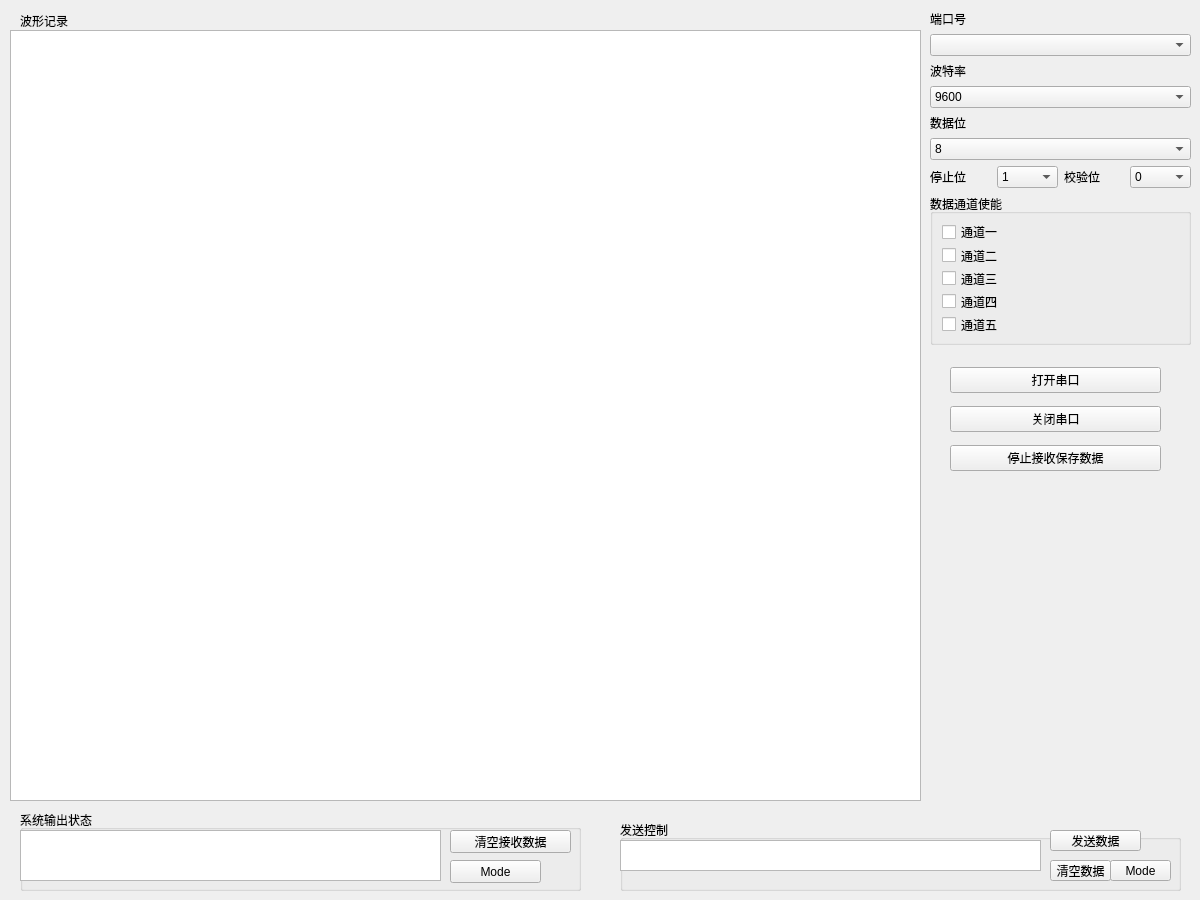
<?xml version="1.0" encoding="UTF-8"?>
<ui version="4.0">
 <class>Widget</class>
 <widget class="QWidget" name="Widget">
  <property name="geometry">
   <rect>
    <x>0</x>
    <y>0</y>
    <width>1200</width>
    <height>900</height>
   </rect>
  </property>
  <property name="maximumSize">
   <size>
    <width>1200</width>
    <height>1100</height>
   </size>
  </property>
  <property name="windowTitle">
   <string>Widget</string>
  </property>
  <widget class="QLabel" name="label">
   <property name="geometry">
    <rect>
     <x>20</x>
     <y>10</y>
     <width>71</width>
     <height>21</height>
    </rect>
   </property>
   <property name="text">
    <string>波形记录</string>
   </property>
  </widget>
  <widget class="QWidget" name="verticalLayoutWidget_5">
   <property name="geometry">
    <rect>
     <x>950</x>
     <y>360</y>
     <width>211</width>
     <height>121</height>
    </rect>
   </property>
   <layout class="QVBoxLayout" name="contore">
    <item>
     <widget class="QPushButton" name="open_port">
      <property name="text">
       <string>打开串口</string>
      </property>
     </widget>
    </item>
    <item>
     <widget class="QPushButton" name="close_port">
      <property name="text">
       <string>关闭串口</string>
      </property>
     </widget>
    </item>
    <item>
     <widget class="QPushButton" name="save_data">
      <property name="text">
       <string>停止接收保存数据</string>
      </property>
     </widget>
    </item>
   </layout>
  </widget>
  <widget class="QGroupBox" name="datasend">
   <property name="geometry">
    <rect>
     <x>620</x>
     <y>820</y>
     <width>561</width>
     <height>71</height>
    </rect>
   </property>
   <property name="title">
    <string>发送控制</string>
   </property>
   <widget class="QTextEdit" name="send_text_window">
    <property name="geometry">
     <rect>
      <x>0</x>
      <y>20</y>
      <width>421</width>
      <height>31</height>
     </rect>
    </property>
   </widget>
   <widget class="QPushButton" name="send_button">
    <property name="geometry">
     <rect>
      <x>430</x>
      <y>10</y>
      <width>91</width>
      <height>21</height>
     </rect>
    </property>
    <property name="text">
     <string>发送数据</string>
    </property>
   </widget>
   <widget class="QPushButton" name="clear_button_1">
    <property name="geometry">
     <rect>
      <x>430</x>
      <y>40</y>
      <width>61</width>
      <height>21</height>
     </rect>
    </property>
    <property name="text">
     <string>清空数据</string>
    </property>
   </widget>
   <widget class="QPushButton" name="send_modl">
    <property name="geometry">
     <rect>
      <x>490</x>
      <y>40</y>
      <width>61</width>
      <height>21</height>
     </rect>
    </property>
    <property name="text">
     <string>Mode</string>
    </property>
   </widget>
  </widget>
  <widget class="QGroupBox" name="groupBox">
   <property name="geometry">
    <rect>
     <x>20</x>
     <y>810</y>
     <width>561</width>
     <height>81</height>
    </rect>
   </property>
   <property name="title">
    <string>系统输出状态</string>
   </property>
   <widget class="QTextBrowser" name="Receive_text_window">
    <property name="geometry">
     <rect>
      <x>0</x>
      <y>20</y>
      <width>421</width>
      <height>51</height>
     </rect>
    </property>
   </widget>
   <widget class="QPushButton" name="clear_button2">
    <property name="geometry">
     <rect>
      <x>430</x>
      <y>20</y>
      <width>121</width>
      <height>23</height>
     </rect>
    </property>
    <property name="text">
     <string>清空接收数据</string>
    </property>
   </widget>
   <widget class="QPushButton" name="receive_modl">
    <property name="geometry">
     <rect>
      <x>430</x>
      <y>50</y>
      <width>91</width>
      <height>23</height>
     </rect>
    </property>
    <property name="text">
     <string>Mode</string>
    </property>
   </widget>
  </widget>
  <widget class="QWidget" name="verticalLayoutWidget_4">
   <property name="geometry">
    <rect>
     <x>930</x>
     <y>10</y>
     <width>261</width>
     <height>335</height>
    </rect>
   </property>
   <layout class="QVBoxLayout" name="verticalLayout_2">
    <item>
     <layout class="QVBoxLayout" name="port">
      <item>
       <widget class="QLabel" name="label_2">
        <property name="text">
         <string>端口号</string>
        </property>
       </widget>
      </item>
      <item>
       <widget class="QComboBox" name="com"/>
      </item>
     </layout>
    </item>
    <item>
     <layout class="QVBoxLayout" name="botlive">
      <item>
       <widget class="QLabel" name="label_3">
        <property name="text">
         <string>波特率</string>
        </property>
       </widget>
      </item>
      <item>
       <widget class="QComboBox" name="baud">
        <property name="editable">
         <bool>false</bool>
        </property>
        <property name="currentText">
         <string>9600</string>
        </property>
        <property name="currentIndex">
         <number>0</number>
        </property>
        <item>
         <property name="text">
          <string>9600</string>
         </property>
        </item>
        <item>
         <property name="text">
          <string>19200</string>
         </property>
        </item>
        <item>
         <property name="text">
          <string>115200</string>
         </property>
        </item>
       </widget>
      </item>
     </layout>
    </item>
    <item>
     <layout class="QVBoxLayout" name="datanum">
      <item>
       <widget class="QLabel" name="label_4">
        <property name="maximumSize">
         <size>
          <width>100</width>
          <height>16777215</height>
         </size>
        </property>
        <property name="text">
         <string>数据位</string>
        </property>
       </widget>
      </item>
      <item>
       <widget class="QComboBox" name="bit">
        <item>
         <property name="text">
          <string>8</string>
         </property>
        </item>
        <item>
         <property name="text">
          <string>0</string>
         </property>
        </item>
       </widget>
      </item>
     </layout>
    </item>
    <item>
     <layout class="QHBoxLayout" name="horizontalLayout">
      <item>
       <widget class="QLabel" name="label_5">
        <property name="text">
         <string>停止位</string>
        </property>
       </widget>
      </item>
      <item>
       <widget class="QComboBox" name="stopbit">
        <property name="currentText">
         <string>1</string>
        </property>
        <property name="currentIndex">
         <number>0</number>
        </property>
        <property name="maxVisibleItems">
         <number>10</number>
        </property>
        <item>
         <property name="text">
          <string>1</string>
         </property>
        </item>
        <item>
         <property name="text">
          <string>2</string>
         </property>
        </item>
       </widget>
      </item>
      <item>
       <widget class="QLabel" name="label_6">
        <property name="text">
         <string>校验位</string>
        </property>
       </widget>
      </item>
      <item>
       <widget class="QComboBox" name="jiaoyan">
        <item>
         <property name="text">
          <string>0</string>
         </property>
        </item>
       </widget>
      </item>
     </layout>
    </item>
    <item>
     <widget class="QGroupBox" name="dispychose">
      <property name="title">
       <string>数据通道使能</string>
      </property>
      <layout class="QVBoxLayout" name="verticalLayout_4">
       <item>
        <widget class="QCheckBox" name="channel1">
         <property name="text">
          <string>通道一</string>
         </property>
        </widget>
       </item>
       <item>
        <widget class="QCheckBox" name="channel2">
         <property name="text">
          <string>通道二</string>
         </property>
        </widget>
       </item>
       <item>
        <widget class="QCheckBox" name="channel3">
         <property name="text">
          <string>通道三</string>
         </property>
        </widget>
       </item>
       <item>
        <widget class="QCheckBox" name="channel4">
         <property name="text">
          <string>通道四</string>
         </property>
        </widget>
       </item>
       <item>
        <widget class="QCheckBox" name="channel5">
         <property name="text">
          <string>通道五</string>
         </property>
        </widget>
       </item>
      </layout>
     </widget>
    </item>
   </layout>
  </widget>
  <widget class="QChartView" name="graphicsView">
   <property name="geometry">
    <rect>
     <x>10</x>
     <y>30</y>
     <width>911</width>
     <height>771</height>
    </rect>
   </property>
  </widget>
 </widget>
 <customwidgets>
  <customwidget>
   <class>QChartView</class>
   <extends>QGraphicsView</extends>
   <header location="global">qchartview.h</header>
  </customwidget>
 </customwidgets>
 <resources/>
 <connections/>
</ui>
